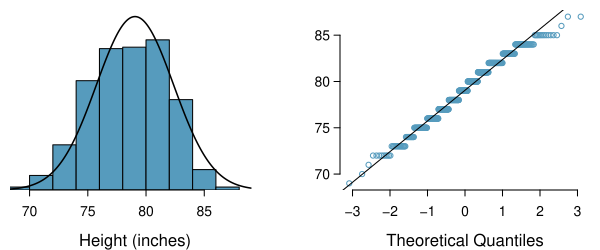

This figure's R source:
library(openintro)

source("nbaNormal-helpers.R")

obs <- nba_players_19$height
M  <- mean(obs)
SD <- sd(obs)
hold <- hist(obs, plot = FALSE)

myPDF("nbaNormal.pdf", 6, 2.5,
      mfrow = c(1, 2),
      mgp = c(2, 0.5, 0),
      mar = c(3, 0.5, 0.5, 2),
      cex.axis = 0.8)
NormalHist(obs, hold, M, SD, COL[1], ylim = c(0, 0.125),yaxs="i")
par(mar = c(3, 2, 0.5, 0.5))
QQNorm(obs, M, SD, COL[1])
dev.off()
